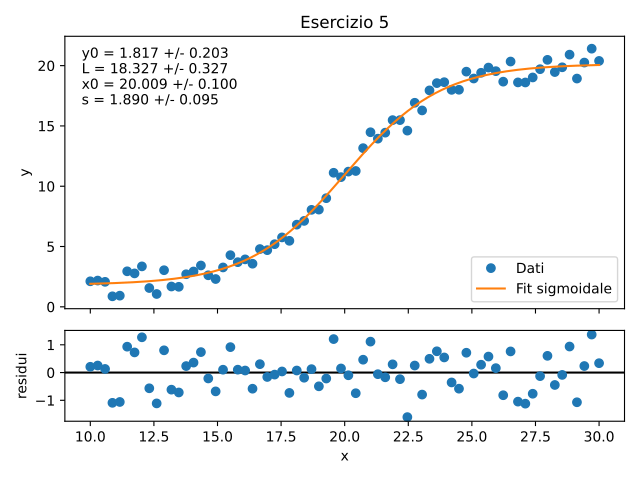

This figure's Python source:
import numpy as np
import matplotlib.pyplot as plt
from scipy.optimize import curve_fit

def sigmoide(x,y0,L,x0,s): return y0+L/(1+np.exp(-(x-x0)/s))
x,y=np.loadtxt('dati_05_sigmoide.csv',delimiter=',',skiprows=1,unpack=True)
p0=[y.min(),y.max()-y.min(),20,2]
popt,pcov=curve_fit(sigmoide,x,y,p0=p0,bounds=([-np.inf,0,10,.05],[np.inf,np.inf,30,20]),maxfev=20000)
perr=np.sqrt(np.diag(pcov)); r=y-sigmoide(x,*popt); xx=np.linspace(10,30,600)
fig,(ax,ar)=plt.subplots(2,1,sharex=True,gridspec_kw={'height_ratios':[3,1]})
ax.plot(x,y,'o',label='Dati'); ax.plot(xx,sigmoide(xx,*popt),label='Fit sigmoidale'); ax.legend(); ax.set_ylabel('y'); ax.set_title('Esercizio 5')
ax.text(.03,.96,'\n'.join(f'{n} = {v:.3f} +/- {e:.3f}' for n,v,e in zip(['y0','L','x0','s'],popt,perr)),transform=ax.transAxes,va='top')
ar.axhline(0,color='black'); ar.plot(x,r,'o'); ar.set_xlabel('x'); ar.set_ylabel('residui')
fig.tight_layout(); fig.savefig('soluzione_05.pdf'); plt.show()
